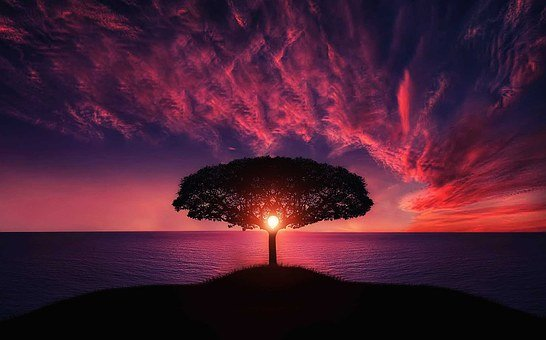
#> input picture tree.jpg, 546 x 340 px
$ jupyter execute collage.ipynb
#> lines starting #> are read from the running program, lines starting #| are printed output that depends on the picture
# Task-4.3

[cell 1]
import cv2
import numpy as np

[cell 2]
myphoto = cv2.imread('tree.jpg')
#> myphoto is the input picture: shape (340, 546, 3); mean B, G, R 51.3, 30.4, 73.6

[cell 3]
cv2.imshow('Tree',myphoto)
cv2.waitKey()
cv2.destroyAllWindows()

[cell 4]
myphoto.shape
#> Out = (340, 546, 3)

[cell 5]
cp=myphoto[120:-70,160:380]
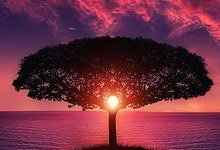
#> cp: shape (150, 220, 3); mean B, G, R 64.2, 46.6, 113

[cell 6]
cv2.imshow('Cropped_Tree',cp)
cv2.waitKey()
cv2.destroyAllWindows()

[cell 7]
cp1 = cp[::-1]
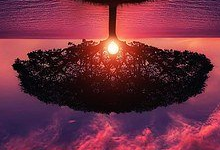
#> cp1: shape (150, 220, 3); mean B, G, R 64.2, 46.6, 113

[cell 8]
cv2.imshow('Mirrored_Tree',cp1)
cv2.waitKey()
cv2.destroyAllWindows()

[cell 9]
photo = np.vstack((cp,cp1))
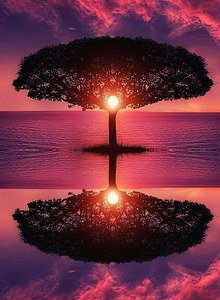
#> photo: shape (300, 220, 3); mean B, G, R 64.2, 46.6, 113

$ run again, with green_nature.jpg copied over tree.jpg
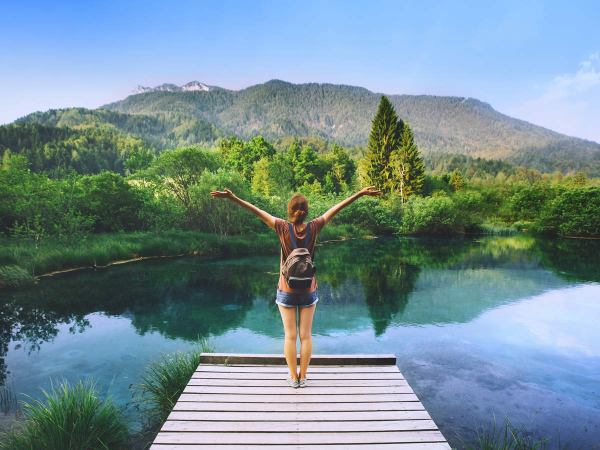
#> input picture green_nature.jpg, 1200 x 900 px (shown at 1/2 size)
#> myphoto is the input picture: shape (900, 1200, 3); mean B, G, R 147.9, 141.5, 116.6
#> `cp1 = cp[::-1]`:
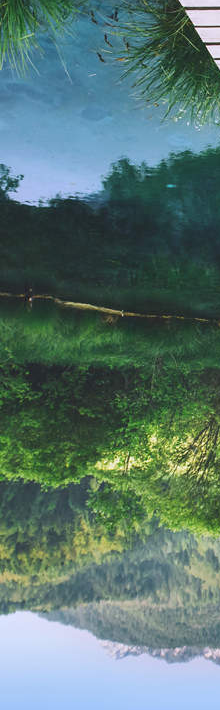
#> cp1: shape (710, 220, 3); mean B, G, R 111.9, 117.3, 88.7
#> `photo = np.vstack((cp,cp1))`:
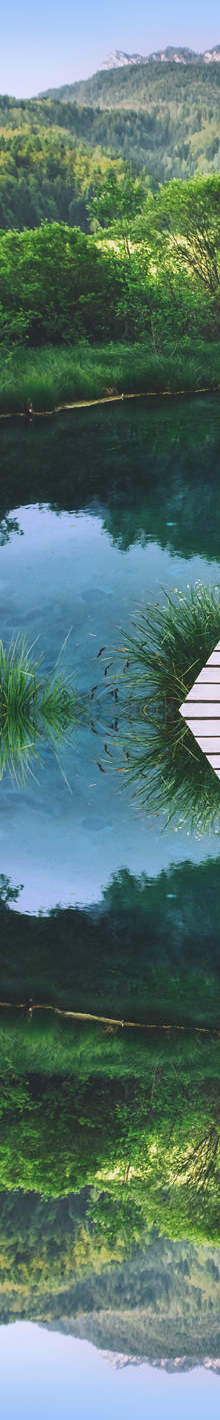
#> photo: shape (1420, 220, 3); mean B, G, R 111.9, 117.3, 88.7
